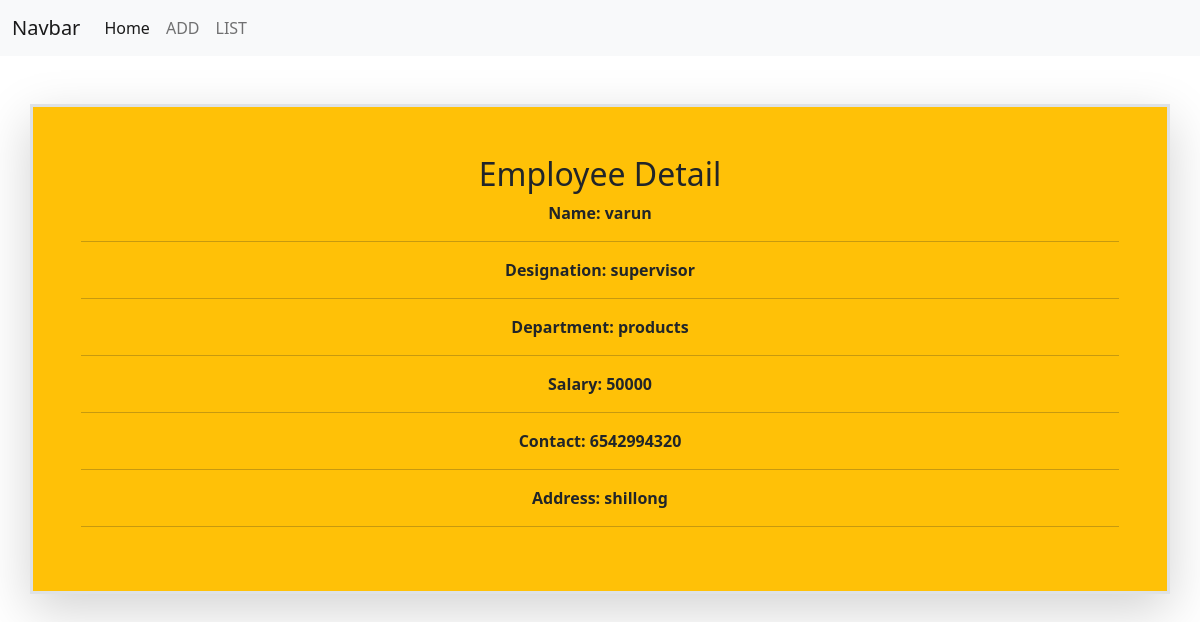
The page /employee/8/ on the database its author committed.
### empapp/models.py (models this page shows)
class Employee(models.Model):
    name=models.CharField(max_length=50)
    designation=models.CharField(max_length=50)
    department=models.CharField(max_length=50)
    salary=models.PositiveIntegerField()
    contact=models.CharField(max_length=50)
    address=models.CharField(max_length=50)

### empapp/views.py (the view)
# urls.py: path('employee/<int:pk>/',views.EmployeeDetailView.as_view(),name='emp-detail'),
class EmployeeDetailView(View):
    def get(self,request,*args,**kwargs):
        id=kwargs.get("pk")
        qs=Employee.objects.get(id=id)
        return render(request,'empdetail.html',{'employee':qs})

### empapp/templates/empdetail.html (shortened to what this page needs)
{%extends 'base.html'%}
{%block main_block%}
<div class="container mt-5">
    <div class="row">
        <div class="col-4 border border-3 fw-bold text-center shadow-lg bg-warning w-100 p-5">
            <h1 class="text-center fs-2">Employee Detail</h1>
          Name:  {{employee.name}}
          <hr>
          Designation: {{employee.designation}}
          <hr>
          Department: {{employee.department}}
          <hr>
          Salary: {{employee.salary}}
          <hr>
          Contact: {{employee.contact}}
          <hr>
          Address: {{employee.address}}
          <hr>
        </div>
    </div>
</div>
{%endblock%}

### rows shown on the page
Employee: name "varun", designation "supervisor", department "products", salary "50000", contact "6542994320", address "shillong"
